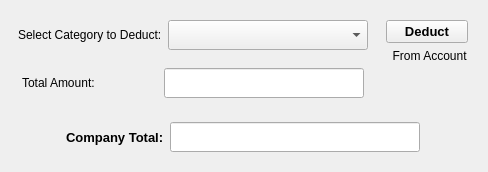
            <widget class="QWidget" name="widget_48" native="true">
             <layout class="QVBoxLayout" name="verticalLayout_67">
              <property name="leftMargin">
               <number>9</number>
              </property>
              <item>
               <widget class="QWidget" name="widget_73" native="true">
                <layout class="QHBoxLayout" name="horizontalLayout_72">
                 <property name="spacing">
                  <number>0</number>
                 </property>
                 <property name="leftMargin">
                  <number>0</number>
                 </property>
                 <property name="topMargin">
                  <number>0</number>
                 </property>
                 <property name="rightMargin">
                  <number>0</number>
                 </property>
                 <property name="bottomMargin">
                  <number>0</number>
                 </property>
                 <item>
                  <widget class="QWidget" name="widget_75" native="true">
                   <layout class="QVBoxLayout" name="verticalLayout_65">
                    <property name="spacing">
                     <number>0</number>
                    </property>
                    <property name="leftMargin">
                     <number>0</number>
                    </property>
                    <property name="topMargin">
                     <number>0</number>
                    </property>
                    <property name="rightMargin">
                     <number>0</number>
                    </property>
                    <property name="bottomMargin">
                     <number>0</number>
                    </property>
                    <item alignment="Qt::AlignHCenter">
                     <widget class="QWidget" name="widget_78" native="true">
                      <layout class="QHBoxLayout" name="horizontalLayout_73">
                       <item>
                        <widget class="QLabel" name="label_25">
                         <property name="text">
                          <string>Select Category to Deduct:</string>
                         </property>
                        </widget>
                       </item>
                       <item>
                        <widget class="QComboBox" name="cmb_Category">
                         <property name="minimumSize">
                          <size>
                           <width>200</width>
                           <height>30</height>
                          </size>
                         </property>
                        </widget>
                       </item>
                      </layout>
                     </widget>
                    </item>
                    <item alignment="Qt::AlignHCenter">
                     <widget class="QWidget" name="widget_79" native="true">
                      <layout class="QHBoxLayout" name="horizontalLayout_74">
                       <item>
                        <widget class="QLabel" name="label_26">
                         <property name="text">
                          <string>Total Amount:                   </string>
                         </property>
                        </widget>
                       </item>
                       <item>
                        <widget class="QLineEdit" name="txt_TotalAmount">
                         <property name="minimumSize">
                          <size>
                           <width>200</width>
                           <height>30</height>
                          </size>
                         </property>
                        </widget>
                       </item>
                      </layout>
                     </widget>
                    </item>
                   </layout>
                  </widget>
                 </item>
                 <item alignment="Qt::AlignLeft|Qt::AlignTop">
                  <widget class="QWidget" name="widget_76" native="true">
                   <layout class="QVBoxLayout" name="verticalLayout_66">
                    <item>
                     <widget class="QPushButton" name="btn_Deduct">
                      <property name="font">
                       <font>
                        <pointsize>10</pointsize>
                        <weight>75</weight>
                        <bold>true</bold>
                       </font>
                      </property>
                      <property name="text">
                       <string>Deduct</string>
                      </property>
                      <property name="icon">
                       <iconset resource="Resource.qrc">
                        <normaloff>:/White Icons/Graphics/featherBlack/deduction.png</normaloff>:/White Icons/Graphics/featherBlack/deduction.png</iconset>
                      </property>
                      <property name="iconSize">
                       <size>
                        <width>24</width>
                        <height>24</height>
                       </size>
                      </property>
                     </widget>
                    </item>
                    <item>
                     <widget class="QLabel" name="label_27">
                      <property name="text">
                       <string>  From Account</string>
                      </property>
                     </widget>
                    </item>
                   </layout>
                  </widget>
                 </item>
                </layout>
               </widget>
              </item>
              <item alignment="Qt::AlignHCenter">
               <widget class="QWidget" name="widget_80" native="true">
                <layout class="QHBoxLayout" name="horizontalLayout_71">
                 <item>
                  <widget class="QLabel" name="label_28">
                   <property name="font">
                    <font>
                     <pointsize>10</pointsize>
                     <weight>75</weight>
                     <bold>true</bold>
                    </font>
                   </property>
                   <property name="text">
                    <string>Company Total:</string>
                   </property>
                  </widget>
                 </item>
                 <item>
                  <widget class="QLineEdit" name="txt_CompanyTotal">
                   <property name="minimumSize">
                    <size>
                     <width>250</width>
                     <height>30</height>
                    </size>
                   </property>
                   <property name="readOnly">
                    <bool>true</bool>
                   </property>
                  </widget>
                 </item>
                </layout>
               </widget>
              </item>
             </layout>
            </widget>
